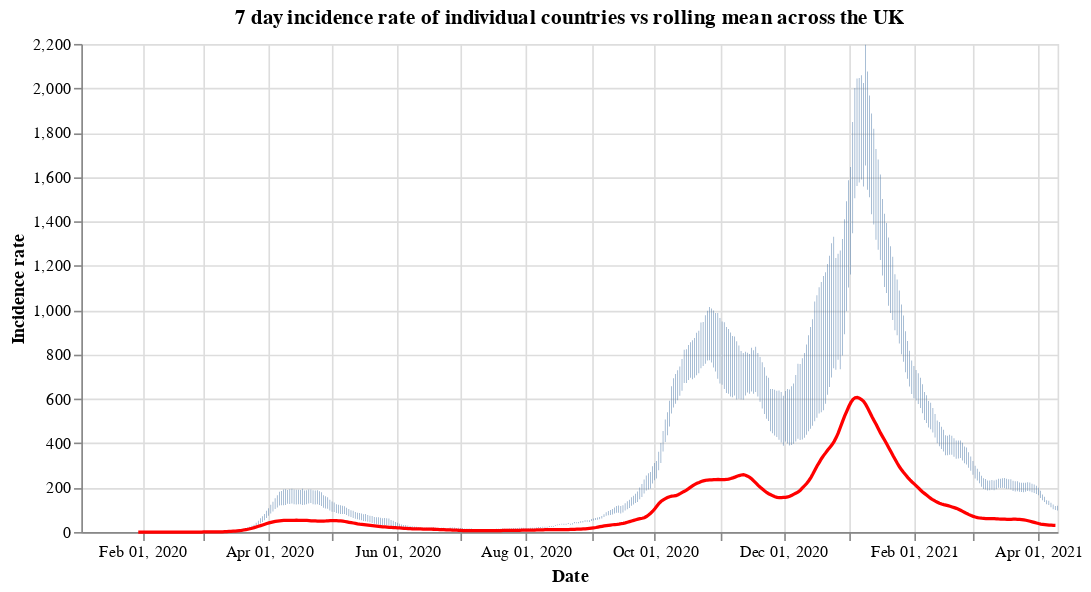

Here is the notebook cell this chart was saved with:
### Code cell
#collapse
countries = uk_cases['areaName'].unique()
countries.sort()

selection = alt.selection_single(
    name='Select',
    fields=['areaName'],
    init={'areaName': 'Wales'},
    bind={'areaName': alt.binding_select(options=countries)}
)

# scatter plot, modify opacity based on selection
bars = alt.Chart(uk_cases).mark_bar().add_selection(
    selection
).encode(
    x=alt.X("yearmonthdate(date):T", axis=alt.Axis(title='Date')),
    y=alt.Y("weeklyCasesRate:Q", axis=alt.Axis(title='Incidence rate')),
    tooltip='weeklyCasesRate:Q',
    opacity=alt.condition(selection, alt.value(1), alt.value(0))
).properties(title=f'7 day incidence rate of individual countries vs rolling mean across the UK', width=600)

line = alt.Chart(overview_cases).mark_line(
    color='red',
    size=2,
).transform_window(
    rolling_mean='mean(weeklyCasesRate)',
    frame=[0, 7]
).encode(
    x='yearmonthdate(date):T',
    y='rolling_mean:Q'
)

alt.layer(bars, line)

### Figure 1 — Vega-Lite specification as saved in the notebook (floating-point values rounded to 4 significant figures; data arrays with more than 128 entries replaced by an {"elided": "..."} marker saying what was removed)
{"config": {"view": {"continuousWidth": 400, "continuousHeight": 300}}, "layer": [{"data": {"name": "data-ca99dd541300bde1b45bccecc8495db4"}, "mark": "bar", "encoding": {"opacity": {"condition": {"value": 1, "selection": "Select"}, "value": 0}, "tooltip": {"type": "quantitative", "field": "weeklyCasesRate"}, "x": {"type": "temporal", "axis": {"title": "Date"}, "field": "date", "timeUnit": "yearmonthdate"}, "y": {"type": "quantitative", "axis": {"title": "Incidence rate"}, "field": "weeklyCasesRate"}}, "selection": {"Select": {"type": "single", "fields": ["areaName"], "init": {"areaName": "Wales"}, "bind": {"areaName": {"input": "select", "options": ["England", "Northern Ireland", "Scotland", "Wales"]}}}}, "title": "7 day incidence rate of individual countries vs rolling mean across the UK", "width": 600}, {"data": {"name": "data-3cd63c73ec06ee75783a8fdea8bb07ea"}, "mark": {"type": "line", "color": "red", "size": 2}, "encoding": {"x": {"type": "temporal", "field": "date", "timeUnit": "yearmonthdate"}, "y": {"type": "quantitative", "field": "rolling_mean"}}, "transform": [{"window": [{"op": "mean", "field": "weeklyCasesRate", "as": "rolling_mean"}], "frame": [0, 7]}]}], "$schema": "https://vega.github.io/schema/vega-lite/v4.8.1.json", "datasets": {"data-ca99dd541300bde1b45bccecc8495db4": {"elided": "1852 records"}, "data-3cd63c73ec06ee75783a8fdea8bb07ea": {"elided": "436 records"}}}
